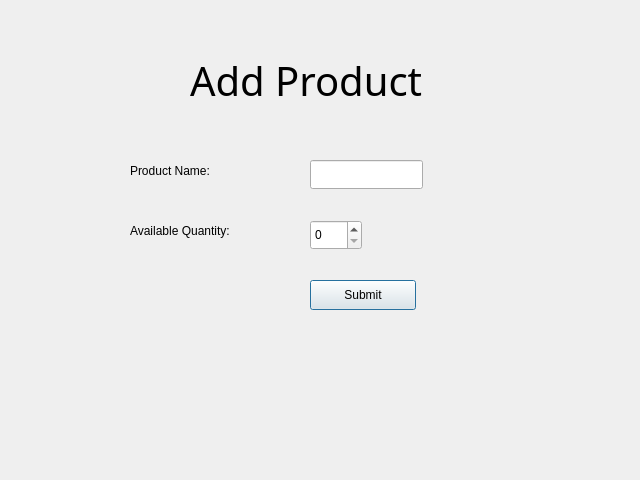
<?xml version="1.0" encoding="UTF-8"?>
<ui version="4.0">
 <class>Dialog</class>
 <widget class="QDialog" name="Dialog">
  <property name="geometry">
   <rect>
    <x>0</x>
    <y>0</y>
    <width>640</width>
    <height>480</height>
   </rect>
  </property>
  <property name="windowTitle">
   <string>Dialog</string>
  </property>
  <widget class="QLabel" name="label">
   <property name="geometry">
    <rect>
     <x>190</x>
     <y>30</y>
     <width>311</width>
     <height>101</height>
    </rect>
   </property>
   <property name="font">
    <font>
     <family>Ubuntu Mono</family>
     <pointsize>30</pointsize>
    </font>
   </property>
   <property name="text">
    <string>Add Product</string>
   </property>
  </widget>
  <widget class="QLabel" name="label_2">
   <property name="geometry">
    <rect>
     <x>130</x>
     <y>160</y>
     <width>161</width>
     <height>21</height>
    </rect>
   </property>
   <property name="text">
    <string>Product Name:</string>
   </property>
  </widget>
  <widget class="QLabel" name="label_4">
   <property name="geometry">
    <rect>
     <x>130</x>
     <y>220</y>
     <width>171</width>
     <height>21</height>
    </rect>
   </property>
   <property name="text">
    <string>Available Quantity:</string>
   </property>
  </widget>
  <widget class="QLineEdit" name="lineEdit">
   <property name="geometry">
    <rect>
     <x>310</x>
     <y>160</y>
     <width>113</width>
     <height>29</height>
    </rect>
   </property>
  </widget>
  <widget class="QSpinBox" name="spinBox">
   <property name="geometry">
    <rect>
     <x>310</x>
     <y>220</y>
     <width>52</width>
     <height>30</height>
    </rect>
   </property>
   <property name="maximum">
    <number>99999</number>
   </property>
  </widget>
  <widget class="QPushButton" name="pushButton">
   <property name="geometry">
    <rect>
     <x>310</x>
     <y>280</y>
     <width>106</width>
     <height>30</height>
    </rect>
   </property>
   <property name="text">
    <string>Submit</string>
   </property>
  </widget>
 </widget>
 <resources/>
 <connections/>
</ui>
